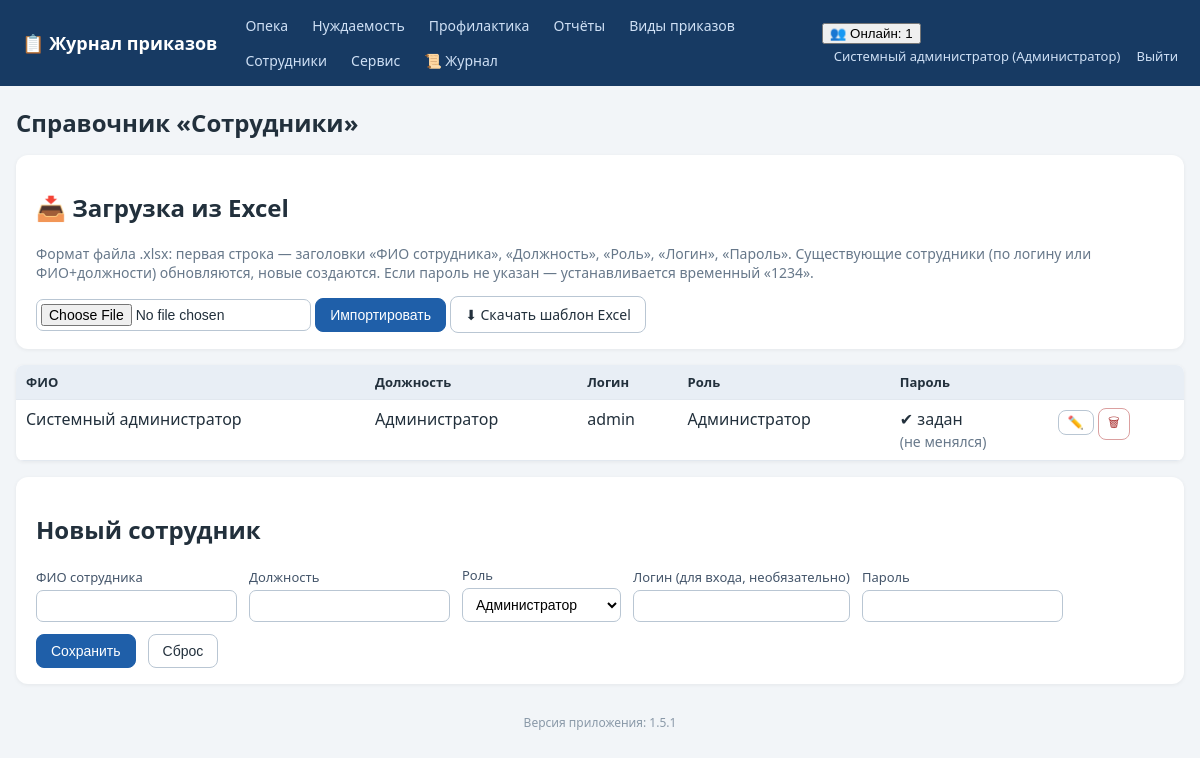
Before: /employees (signed in) with the older database file.
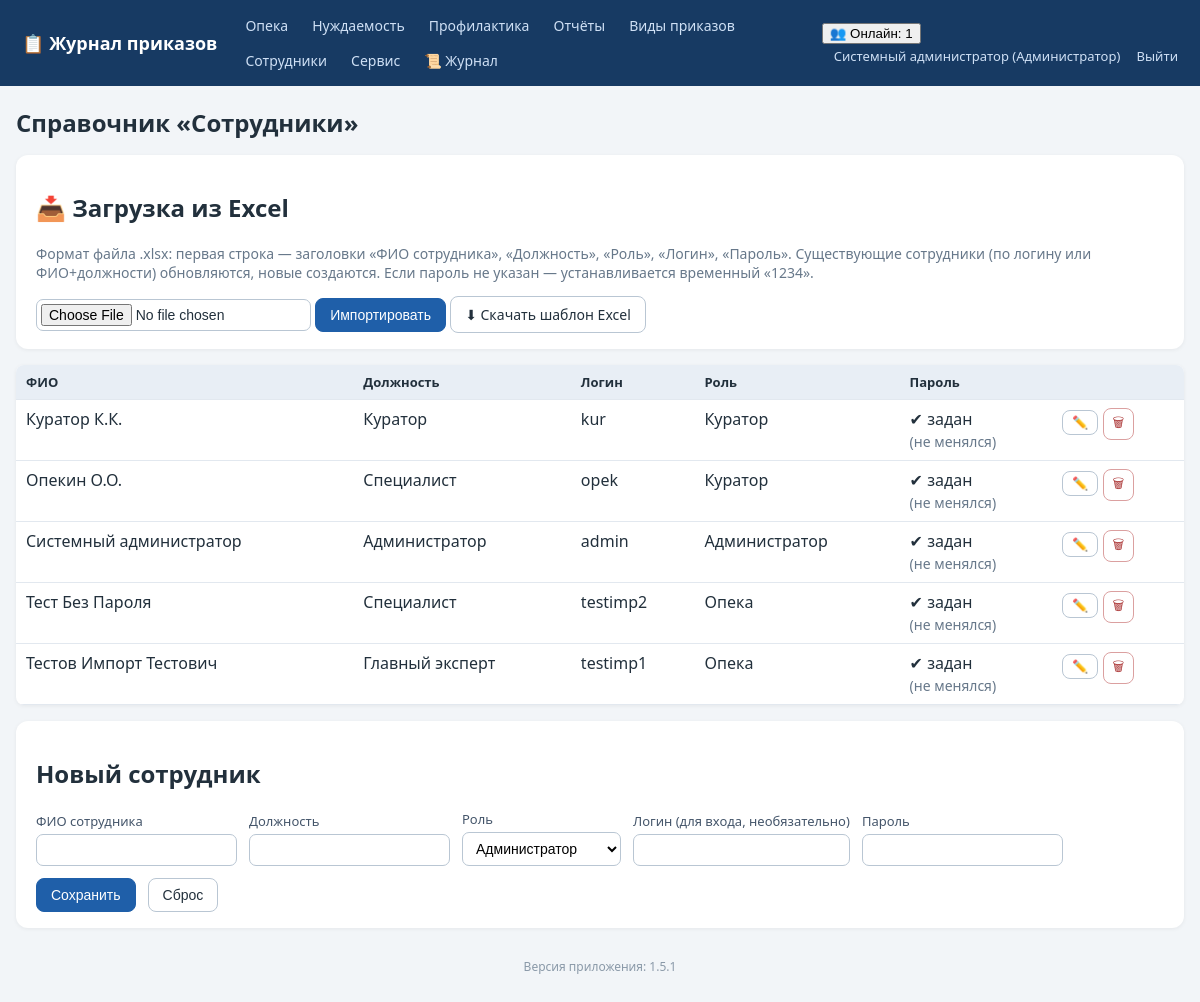
After: the same page with the newer database file.
### tables this page shows
CREATE TABLE employees (
    id INTEGER PRIMARY KEY AUTOINCREMENT,
    full_name TEXT NOT NULL,
    position TEXT NOT NULL DEFAULT '',
    login TEXT UNIQUE,
    password_hash TEXT,
    role_id INTEGER REFERENCES roles(id)
, pwd_changed_at TEXT);

CREATE TABLE roles (
    id INTEGER PRIMARY KEY AUTOINCREMENT,
    name TEXT UNIQUE NOT NULL
);

### app.py (the view)
@app.route('/employees')
def employees():
    require_login()
    conn = get_db()
    rows = conn.execute('SELECT e.*, r.name role_name FROM employees e '
                        'LEFT JOIN roles r ON r.id=e.role_id ORDER BY e.full_name').fetchall()
    conn.close()
    return render_template('employees.html', rows=rows)

### app.py (called while the page is built, shortened)
def has_request_context_safe():
    try:
        from flask import has_request_context
        return has_request_context()
    except Exception:
        return False

def _session_signature(uid):
    raw = request.cookies.get(app.config['SESSION_COOKIE_NAME'], '')
    if not raw:
        return ''

def _db_touch_throttled(key, min_interval=10.0):
    now = time.time()
    last = _DB_TOUCH_TS.get(key, 0)
    if now - last >= min_interval:
        _DB_TOUCH_TS[key] = now
        return True
    return False

def db_cleanup_active_sessions(cutoff):
    try:
        conn = get_db()
        conn.execute('DELETE FROM active_sessions WHERE last_seen < ?', (cutoff,))
        conn.commit()
        conn.close()
    except Exception:
        pass

def touch_active_session(uid):
    sid = _session_signature(uid)
    ip = request.remote_addr if has_request_context_safe() else ''
    now = time.time()
    with ACTIVE_SESSIONS_LOCK:
        ACTIVE_SESSIONS[(uid, sid)] = {'last_seen': now, 'ip': ip}
    if _db_touch_throttled((uid, sid)):
        db_touch_active_session(uid, sid, ip)

def require_login():
    if not current_user():
        abort(redirect(url_for('login')))

### templates/employees.html (shortened to what this page needs)
{% extends 'base.html' %}
{% block content %}
<h1>Справочник «Сотрудники»</h1>
{% if cu and cu.role_name in ['Администратор','Начальник отдела'] %}
<div class="panel no-print">
  <h2>📥 Загрузка из Excel</h2>
  <p class="muted">Формат файла .xlsx: первая строка — заголовки «ФИО сотрудника», «Должность», «Роль», «Логин», «Пароль».
     Существующие сотрудники (по логину или ФИО+должности) обновляются, новые создаются.
     Если пароль не указан — устанавливается временный «1234».</p>
  <form method="post" action="{{ url_for('employees_import') }}" enctype="multipart/form-data" style="display:inline">
    <input type="file" name="file" accept=".xlsx" required>
    <button class="btn primary" type="submit">Импортировать</button>
  </form>
  <a class="btn" href="{{ url_for('employees_template') }}">⬇ Скачать шаблон Excel</a>
</div>
{% endif %}
<table class="grid">
  <tr><th>ФИО</th><th>Должность</th><th>Логин</th><th>Роль</th><th>Пароль</th><th></th></tr>
  {% for r in rows %}
  <tr>
    <td>{{ r.full_name }}</td><td>{{ r.position }}</td>
    <td>{{ r.login or '—' }}</td><td>{{ r.role_name or '—' }}</td>
    <td>{{ '✔ задан' if r.password_hash else '—' }}{% if r.password_hash and not r.pwd_changed_at %}<br><span class="muted">(не менялся)</span>{% endif %}</td>
    <td class="actions">
      <button class="btn sm" data-id="{{ r.id }}" data-fio="{{ r.full_name }}" data-pos="{{ r.position or '' }}"
              data-login="{{ r.login or '' }}" data-role="{{ r.role_name or 'Куратор' }}"
              data-haspw="{{ 1 if r.password_hash else 0 }}" onclick="editEmp(this)">✏️</button>
      <form method="post" action="{{ url_for('employee_delete', eid=r.id) }}" style="display:inline"
            onsubmit="return confirm('Удалить сотрудника?')"><button class="btn sm danger">🗑</button></form>
    </td>
  </tr>
  {% endfor %}
</table>
<div class="panel">
  <h2 id="empFormTitle">Новый сотрудник</h2>
  <form method="post" action="{{ url_for('employee_save') }}" id="empForm">
    <label>ФИО сотрудника <input name="full_name" id="emp_fio" required></label>
    <label>Должность <input name="position" id="emp_pos"></label>
    <label>Роль
      <select name="role" id="emp_role">
        {% for role in all_roles %}<option>{{ role }}</option>{% endfor %}
      </select>
    </label>
    <label>Логин (для входа, необязательно) <input name="login" id="emp_login" autocomplete="off"></label>
    <label id="pwLabel">Пароль <input type="password" name="password" id="emp_pw" autocomplete="new-password"></label>
    <button class="btn primary" type="submit">Сохранить</button>
    <button class="btn" type="button" onclick="resetEmp()">Сброс</button>
  </form>
</div>
{% endblock %}

### templates/base.html (shortened to what this page needs)
<!DOCTYPE html>
<html lang="ru">
<head>
<link rel="stylesheet" href="{{ url_for('static', filename='style.css') }}">
</head>
<body>
<header class="topbar no-print">
  <div class="brand"><a href="{{ url_for('index') }}">📋 Журнал приказов</a></div>
  <nav>
    {% for j, t in accessible_journals %}
      <a href="{{ url_for('journal_list', journal=j) }}">{{ t }}</a>
    {% endfor %}
    {% if cu and cu.role_name in ['Администратор','Начальник отдела','Куратор'] %}
      <a href="{{ url_for('reports') }}">Отчёты</a>
    {% endif %}
    <a href="{{ url_for('order_types') }}">Виды приказов</a>
    {% if cu and cu.role_name == 'Администратор' %}
      <a href="{{ url_for('employees') }}">Сотрудники</a>
      <a href="{{ url_for('service') }}">Сервис</a>
      <a href="{{ url_for('logs_view') }}" title="Журнал логирования">📜 Журнал</a>
    {% endif %}
  </nav>
  <div class="userbox">
    {% if cu %}
      {% if active_users is not none %}
        <div class="online" id="onlineBox" title="Сотрудники, работавшие в системе за последние {{ (active_timeout // 60) or 1 }} мин. Обновляется автоматически.">
          <button type="button" class="online-toggle" onclick="toggleOnline()">👥 Онлайн: {{ active_users|length }}</button>
        </div>
      {% endif %}
      <a href="{{ url_for('profile') }}" title="Сменить пароль">{{ cu.full_name }} ({{ cu.role_name }})</a>
      <a href="{{ url_for('logout') }}">Выйти</a>
    {% endif %}
  </div>
</header>
<main class="container">
  {% block content %}{% endblock %}
</main>
<footer class="foot no-print">Версия приложения: {{ app_version }}</footer>
</body>
</html>

Changed rows visible on the page:
added employees: full_name "Куратор К.К.", position "Куратор", login "kur", name "Куратор", password_hash "✔ задан", shows "(не менялся)"
added employees: full_name "Опекин О.О.", position "Специалист", login "opek", name "Куратор", password_hash "✔ задан", shows "(не менялся)"
added employees: full_name "Тест Без Пароля", position "Специалист", login "testimp2", name "Опека", password_hash "✔ задан", shows "(не менялся)"
added employees: full_name "Тестов Импорт Тестович", position "Главный эксперт", login "testimp1", name "Опека", password_hash "✔ задан", shows "(не менялся)"
